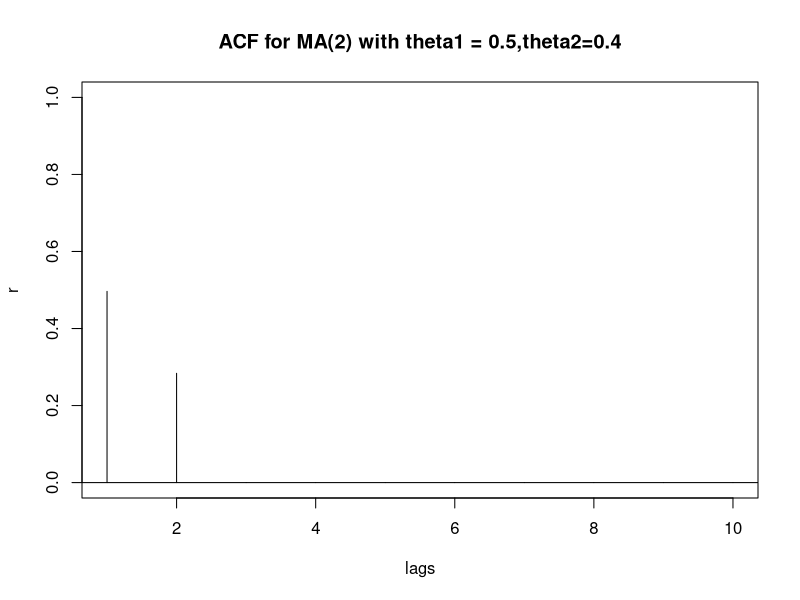
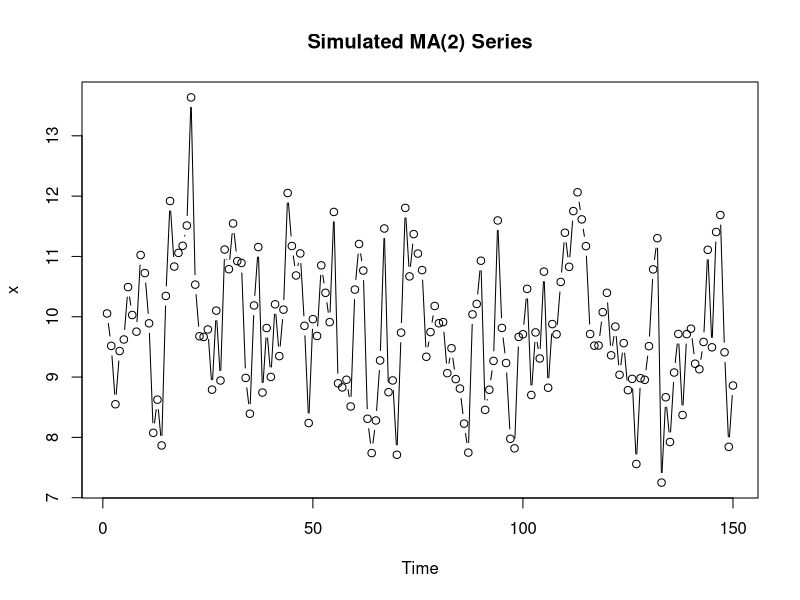
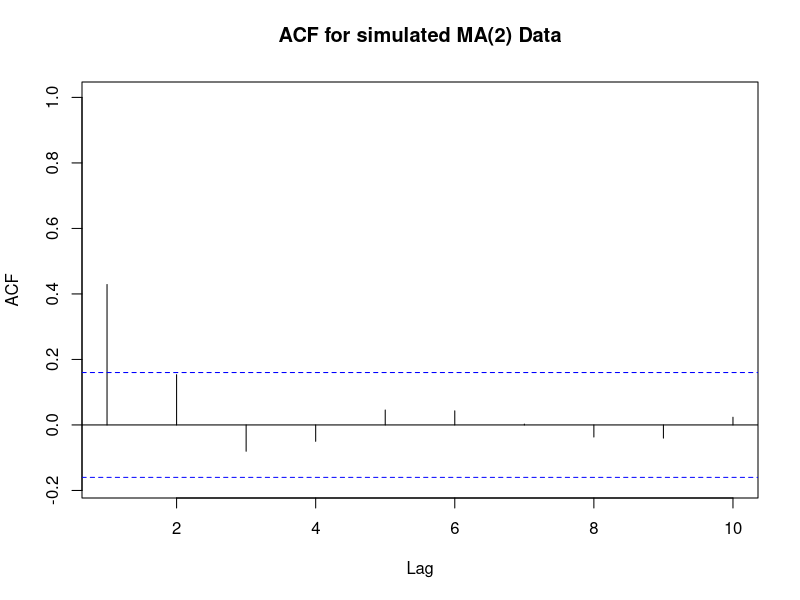
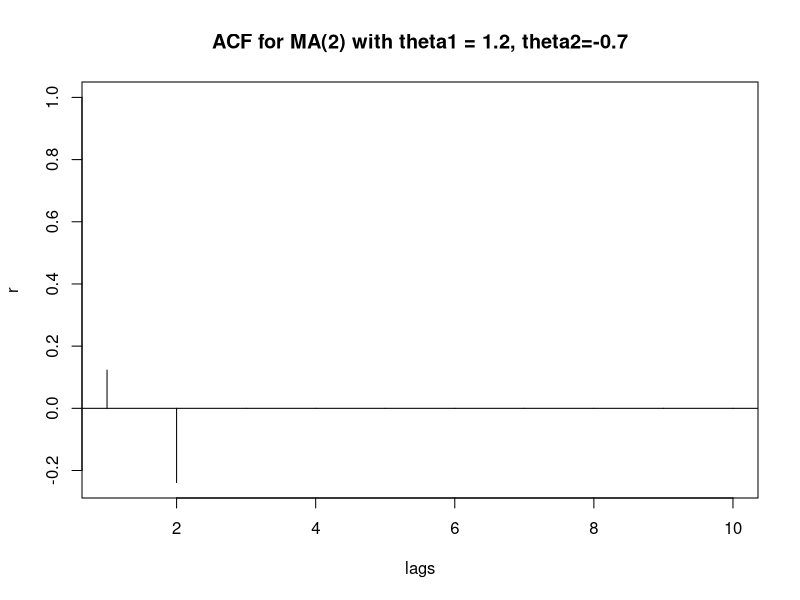
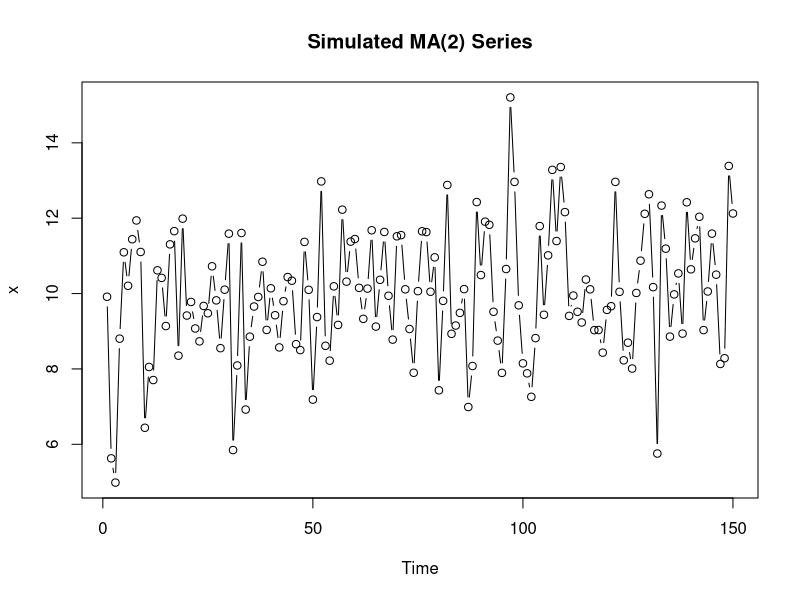
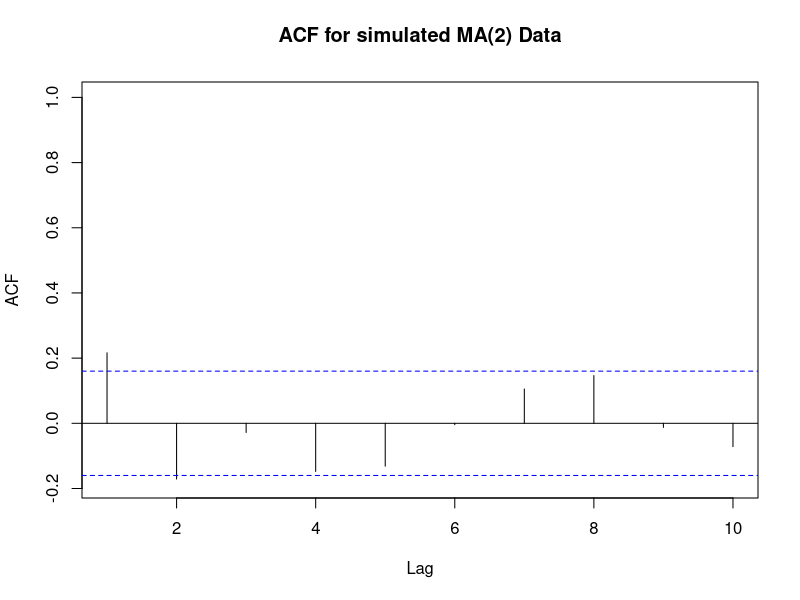
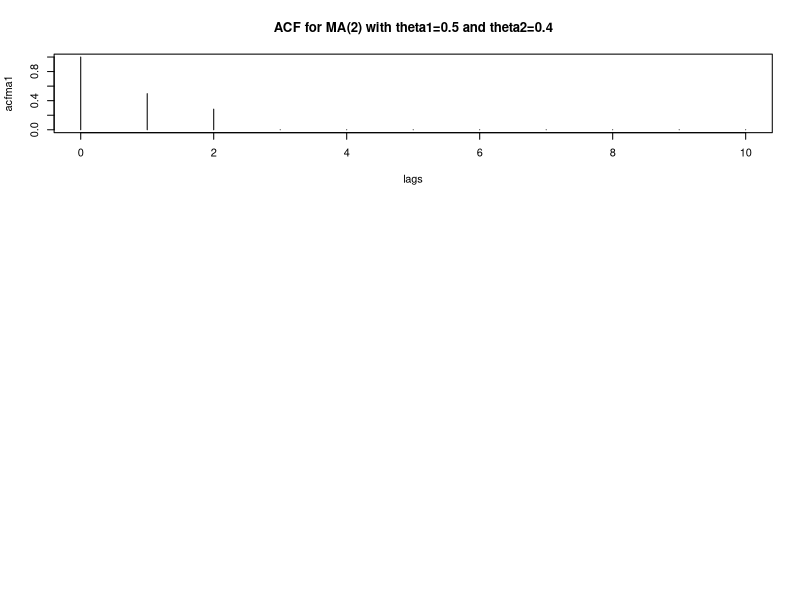
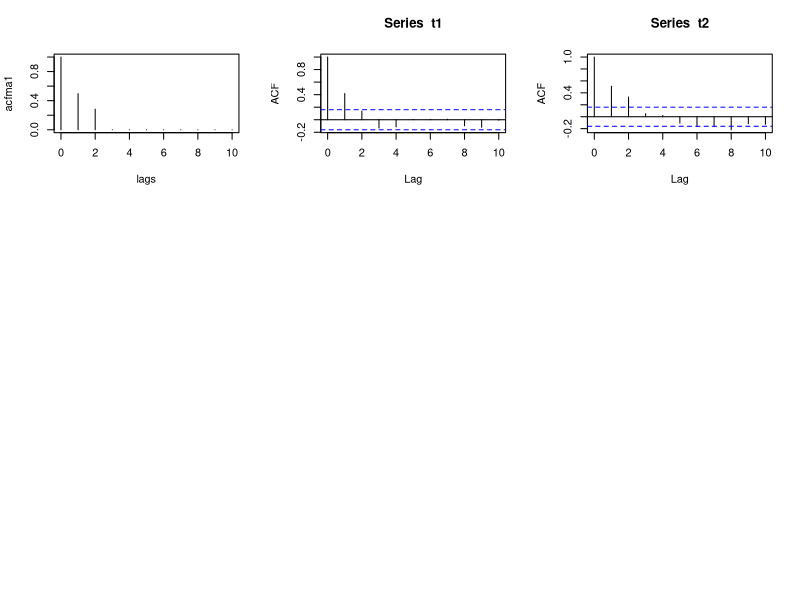

R code for these plots, in order:
## ---- chunk 1
acfma2=ARMAacf(ma=c(0.5,0.4), lag.max=10) # 10 lags of ACF for MA(2) with theta1 = 0.5 theta2 = 0.4
acfma2
## ---- chunk 2
lags=0:10                       #creates a variable named lags that ranges from 0 to 10.
plot(lags,acfma2,xlim=c(1,10), ylab="r",type="h", main = "ACF for MA(2) with theta1 = 0.5,theta2=0.4")
abline(h=0)                     #adds a horizontal axis to the plot
## ---- chunk 3
xc=arima.sim(n=150, list(ma=c(0.5, 0.4)))
x=xc+10               # adds 10 to make mean = 10. Simulation defaults to mean = 0.
plot(x, type="b", main = "Simulated MA(2) Series")
## ---- chunk 4
acf(x, xlim=c(1,10), main="ACF for simulated MA(2) Data")
## ---- chunk 5
acfma2=ARMAacf(ma=c(1.2,-0.7), lag.max=10) # 10 lags of ACF for MA(2) with theta1 = 0.5 theta2 = 0.4
acfma2
## ---- chunk 6
lags=0:10                       #creates a variable named lags that ranges from 0 to 10.
plot(lags,acfma2,xlim=c(1,10), ylab="r",type="h", main = "ACF for MA(2) with theta1 = 1.2, theta2=-0.7")
abline(h=0)                     #adds a horizontal axis to the plot
## ---- chunk 7
xc=arima.sim(n=150, list(ma=c(1.2,-0.7)))
x=xc+10               # adds 10 to make mean = 10. Simulation defaults to mean = 0.
plot(x, type="b", main = "Simulated MA(2) Series")
## ---- chunk 8
acf(x, xlim=c(1,10), main="ACF for simulated MA(2) Data")
## ---- chunk 9
par(mfrow=c(3,1))
acfma1 <- ARMAacf(ma=c(0.5,0.4),lag.max=10)
lags <- 0:10
plot(lags,acfma1,type="h",main="ACF for MA(2) with theta1=0.5 and theta2=0.4")

## ---- chunk 10
par(mfrow=c(3,3))
acfma1 <- ARMAacf(ma=c(0.5,0.4),lag.max=10)
lags <- 0:10
plot(lags,acfma1,type="h")
t1 <- arima.sim(n = 150, list(ma = c(0.5, 0.4)))
t2 <- arima.sim(n = 150, list(ma = c(0.5, 0.4)))
acf(t1,lag.max=10)
acf(t2,lag.max=10)
## ---- chunk 11
par(mfrow=c(3,1))
lags <- 0:10
acfma2 <- ARMAacf(ma=c(1.2,-.7),lag.max=10)
plot(lags,acfma2,type="h",main="ACF for MA(2) with theta1=1.2 and theta2=-0.7")
## ---- chunk 12
par(mfrow=c(3,3))
lags <- 0:10
acfma2 <- ARMAacf(ma=c(1.2,-.7),lag.max=10)
plot(lags,acfma2,type="h")
t1 <- arima.sim(n = 150, list(ma = c(1.2, -0.7)))
t2 <- arima.sim(n = 150, list(ma = c(1.2, -0.7)))
acf(t1,lag.max=10)
acf(t2,lag.max=10)
plot(lags,acfma2,type="h")
